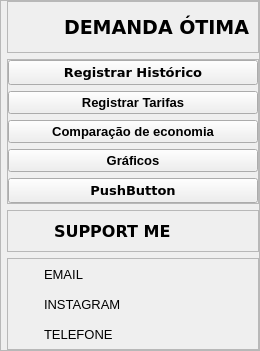
     <widget class="QFrame" name="left_menu_widget">
      <property name="frameShape">
       <enum>QFrame::StyledPanel</enum>
      </property>
      <property name="frameShadow">
       <enum>QFrame::Raised</enum>
      </property>
      <layout class="QVBoxLayout" name="verticalLayout">
       <property name="spacing">
        <number>6</number>
       </property>
       <property name="leftMargin">
        <number>6</number>
       </property>
       <property name="topMargin">
        <number>0</number>
       </property>
       <property name="rightMargin">
        <number>0</number>
       </property>
       <property name="bottomMargin">
        <number>0</number>
       </property>
       <item alignment="Qt::AlignTop">
        <widget class="QFrame" name="frame_3">
         <property name="styleSheet">
          <string notr="true"/>
         </property>
         <property name="frameShape">
          <enum>QFrame::StyledPanel</enum>
         </property>
         <property name="frameShadow">
          <enum>QFrame::Raised</enum>
         </property>
         <layout class="QHBoxLayout" name="horizontalLayout_2">
          <property name="spacing">
           <number>6</number>
          </property>
          <property name="leftMargin">
           <number>0</number>
          </property>
          <property name="topMargin">
           <number>0</number>
          </property>
          <property name="rightMargin">
           <number>0</number>
          </property>
          <property name="bottomMargin">
           <number>0</number>
          </property>
          <item>
           <widget class="QLabel" name="label">
            <property name="minimumSize">
             <size>
              <width>50</width>
              <height>50</height>
             </size>
            </property>
            <property name="maximumSize">
             <size>
              <width>50</width>
              <height>50</height>
             </size>
            </property>
            <property name="text">
             <string/>
            </property>
            <property name="pixmap">
             <pixmap>Icons/zap.png</pixmap>
            </property>
            <property name="scaledContents">
             <bool>true</bool>
            </property>
           </widget>
          </item>
          <item>
           <widget class="QLabel" name="label_2">
            <property name="font">
             <font>
              <family>Verdana</family>
              <pointsize>14</pointsize>
              <weight>75</weight>
              <bold>true</bold>
             </font>
            </property>
            <property name="text">
             <string>DEMANDA ÓTIMA</string>
            </property>
            <property name="scaledContents">
             <bool>false</bool>
            </property>
           </widget>
          </item>
         </layout>
        </widget>
       </item>
       <item alignment="Qt::AlignTop">
        <widget class="QFrame" name="frame_4">
         <property name="sizePolicy">
          <sizepolicy hsizetype="Preferred" vsizetype="Expanding">
           <horstretch>0</horstretch>
           <verstretch>0</verstretch>
          </sizepolicy>
         </property>
         <property name="frameShape">
          <enum>QFrame::StyledPanel</enum>
         </property>
         <property name="frameShadow">
          <enum>QFrame::Raised</enum>
         </property>
         <layout class="QVBoxLayout" name="verticalLayout_2">
          <property name="spacing">
           <number>6</number>
          </property>
          <property name="leftMargin">
           <number>0</number>
          </property>
          <property name="topMargin">
           <number>0</number>
          </property>
          <property name="rightMargin">
           <number>0</number>
          </property>
          <property name="bottomMargin">
           <number>0</number>
          </property>
          <item alignment="Qt::AlignLeft">
           <widget class="QPushButton" name="pushButton_0">
            <property name="minimumSize">
             <size>
              <width>250</width>
              <height>0</height>
             </size>
            </property>
            <property name="font">
             <font>
              <family>Verdana</family>
              <pointsize>10</pointsize>
              <weight>75</weight>
              <bold>true</bold>
             </font>
            </property>
            <property name="mouseTracking">
             <bool>false</bool>
            </property>
            <property name="focusPolicy">
             <enum>Qt::StrongFocus</enum>
            </property>
            <property name="contextMenuPolicy">
             <enum>Qt::DefaultContextMenu</enum>
            </property>
            <property name="autoFillBackground">
             <bool>false</bool>
            </property>
            <property name="styleSheet">
             <string notr="true"/>
            </property>
            <property name="text">
             <string>Registrar Histórico</string>
            </property>
            <property name="icon">
             <iconset>
              <normaloff>Icons/bar-chart-2_disabled.png</normaloff>Icons/bar-chart-2_disabled.png</iconset>
            </property>
            <property name="autoDefault">
             <bool>false</bool>
            </property>
            <property name="default">
             <bool>false</bool>
            </property>
            <property name="flat">
             <bool>false</bool>
            </property>
           </widget>
          </item>
          <item alignment="Qt::AlignLeft">
           <widget class="QPushButton" name="pushButton_1">
            <property name="minimumSize">
             <size>
              <width>250</width>
              <height>0</height>
             </size>
            </property>
            <property name="maximumSize">
             <size>
              <width>250</width>
              <height>16777215</height>
             </size>
            </property>
            <property name="font">
             <font>
              <family>MS Shell Dlg 2</family>
              <pointsize>10</pointsize>
              <weight>75</weight>
              <bold>true</bold>
             </font>
            </property>
            <property name="text">
             <string>Registrar Tarifas</string>
            </property>
            <property name="icon">
             <iconset>
              <normaloff>Icons/dollar-sign_disabled.png</normaloff>Icons/dollar-sign_disabled.png</iconset>
            </property>
           </widget>
          </item>
          <item alignment="Qt::AlignLeft">
           <widget class="QPushButton" name="pushButton_2">
            <property name="minimumSize">
             <size>
              <width>250</width>
              <height>0</height>
             </size>
            </property>
            <property name="maximumSize">
             <size>
              <width>250</width>
              <height>16777215</height>
             </size>
            </property>
            <property name="font">
             <font>
              <family>MS Shell Dlg 2</family>
              <pointsize>10</pointsize>
              <weight>75</weight>
              <bold>true</bold>
             </font>
            </property>
            <property name="text">
             <string>Comparação de economia</string>
            </property>
            <property name="icon">
             <iconset>
              <normaloff>Icons/percent_disabled.png</normaloff>Icons/percent_disabled.png</iconset>
            </property>
           </widget>
          </item>
          <item alignment="Qt::AlignLeft">
           <widget class="QPushButton" name="pushButton_3">
            <property name="minimumSize">
             <size>
              <width>250</width>
              <height>0</height>
             </size>
            </property>
            <property name="font">
             <font>
              <family>MS Shell Dlg 2</family>
              <pointsize>10</pointsize>
              <weight>75</weight>
              <bold>true</bold>
             </font>
            </property>
            <property name="text">
             <string>Gráficos</string>
            </property>
            <property name="icon">
             <iconset>
              <normaloff>Icons/pie-chart_focus.png</normaloff>Icons/pie-chart_focus.png</iconset>
            </property>
           </widget>
          </item>
          <item alignment="Qt::AlignLeft">
           <widget class="QPushButton" name="pushButton_4">
            <property name="minimumSize">
             <size>
              <width>250</width>
              <height>0</height>
             </size>
            </property>
            <property name="font">
             <font>
              <family>Verdana</family>
              <pointsize>10</pointsize>
              <weight>75</weight>
              <bold>true</bold>
             </font>
            </property>
            <property name="text">
             <string>PushButton</string>
            </property>
           </widget>
          </item>
         </layout>
        </widget>
       </item>
       <item alignment="Qt::AlignBottom">
        <widget class="QFrame" name="frame_5">
         <property name="sizePolicy">
          <sizepolicy hsizetype="Preferred" vsizetype="Preferred">
           <horstretch>0</horstretch>
           <verstretch>0</verstretch>
          </sizepolicy>
         </property>
         <property name="frameShape">
          <enum>QFrame::StyledPanel</enum>
         </property>
         <property name="frameShadow">
          <enum>QFrame::Raised</enum>
         </property>
         <layout class="QHBoxLayout" name="horizontalLayout_3">
          <property name="spacing">
           <number>6</number>
          </property>
          <property name="leftMargin">
           <number>0</number>
          </property>
          <property name="topMargin">
           <number>0</number>
          </property>
          <property name="rightMargin">
           <number>0</number>
          </property>
          <property name="bottomMargin">
           <number>0</number>
          </property>
          <item>
           <widget class="QLabel" name="label_3">
            <property name="minimumSize">
             <size>
              <width>40</width>
              <height>40</height>
             </size>
            </property>
            <property name="maximumSize">
             <size>
              <width>40</width>
              <height>40</height>
             </size>
            </property>
            <property name="text">
             <string/>
            </property>
            <property name="pixmap">
             <pixmap>Icons/meh.png</pixmap>
            </property>
            <property name="scaledContents">
             <bool>true</bool>
            </property>
           </widget>
          </item>
          <item>
           <widget class="QLabel" name="label_4">
            <property name="font">
             <font>
              <family>Verdana</family>
              <pointsize>12</pointsize>
              <weight>75</weight>
              <bold>true</bold>
             </font>
            </property>
            <property name="text">
             <string>SUPPORT ME</string>
            </property>
            <property name="scaledContents">
             <bool>true</bool>
            </property>
           </widget>
          </item>
         </layout>
        </widget>
       </item>
       <item>
        <widget class="QFrame" name="frame_6">
         <property name="sizePolicy">
          <sizepolicy hsizetype="Preferred" vsizetype="Preferred">
           <horstretch>0</horstretch>
           <verstretch>0</verstretch>
          </sizepolicy>
         </property>
         <property name="frameShape">
          <enum>QFrame::StyledPanel</enum>
         </property>
         <property name="frameShadow">
          <enum>QFrame::Raised</enum>
         </property>
         <layout class="QGridLayout" name="gridLayout_2">
          <property name="leftMargin">
           <number>0</number>
          </property>
          <property name="topMargin">
           <number>0</number>
          </property>
          <property name="rightMargin">
           <number>0</number>
          </property>
          <property name="bottomMargin">
           <number>0</number>
          </property>
          <property name="horizontalSpacing">
           <number>6</number>
          </property>
          <property name="verticalSpacing">
           <number>0</number>
          </property>
          <item row="0" column="1">
           <widget class="QLabel" name="label_5">
            <property name="minimumSize">
             <size>
              <width>30</width>
              <height>30</height>
             </size>
            </property>
            <property name="maximumSize">
             <size>
              <width>16777215</width>
              <height>16777215</height>
             </size>
            </property>
            <property name="font">
             <font>
              <family>MS Shell Dlg 2</family>
              <pointsize>10</pointsize>
             </font>
            </property>
            <property name="text">
             <string>EMAIL</string>
            </property>
            <property name="scaledContents">
             <bool>true</bool>
            </property>
            <property name="alignment">
             <set>Qt::AlignLeading|Qt::AlignLeft|Qt::AlignVCenter</set>
            </property>
            <property name="wordWrap">
             <bool>false</bool>
            </property>
           </widget>
          </item>
          <item row="2" column="1">
           <widget class="QLabel" name="label_7">
            <property name="font">
             <font>
              <family>MS Shell Dlg 2</family>
              <pointsize>10</pointsize>
              <italic>false</italic>
             </font>
            </property>
            <property name="text">
             <string>TELEFONE</string>
            </property>
            <property name="scaledContents">
             <bool>true</bool>
            </property>
           </widget>
          </item>
          <item row="1" column="1">
           <widget class="QLabel" name="label_6">
            <property name="font">
             <font>
              <family>MS Shell Dlg 2</family>
              <pointsize>10</pointsize>
             </font>
            </property>
            <property name="text">
             <string>INSTAGRAM</string>
            </property>
            <property name="scaledContents">
             <bool>true</bool>
            </property>
           </widget>
          </item>
          <item row="0" column="0">
           <widget class="QLabel" name="label_12">
            <property name="minimumSize">
             <size>
              <width>30</width>
              <height>30</height>
             </size>
            </property>
            <property name="maximumSize">
             <size>
              <width>30</width>
              <height>30</height>
             </size>
            </property>
            <property name="text">
             <string/>
            </property>
            <property name="pixmap">
             <pixmap>Icons/mail.png</pixmap>
            </property>
            <property name="scaledContents">
             <bool>true</bool>
            </property>
           </widget>
          </item>
          <item row="1" column="0">
           <widget class="QLabel" name="label_13">
            <property name="minimumSize">
             <size>
              <width>30</width>
              <height>30</height>
             </size>
            </property>
            <property name="maximumSize">
             <size>
              <width>30</width>
              <height>30</height>
             </size>
            </property>
            <property name="text">
             <string/>
            </property>
            <property name="pixmap">
             <pixmap>Icons/instagram.png</pixmap>
            </property>
            <property name="scaledContents">
             <bool>true</bool>
            </property>
           </widget>
          </item>
          <item row="2" column="0">
           <widget class="QLabel" name="label_14">
            <property name="minimumSize">
             <size>
              <width>30</width>
              <height>30</height>
             </size>
            </property>
            <property name="maximumSize">
             <size>
              <width>30</width>
              <height>30</height>
             </size>
            </property>
            <property name="text">
             <string/>
            </property>
            <property name="pixmap">
             <pixmap>Icons/phone.png</pixmap>
            </property>
            <property name="scaledContents">
             <bool>true</bool>
            </property>
           </widget>
          </item>
         </layout>
        </widget>
       </item>
      </layout>
     </widget>
